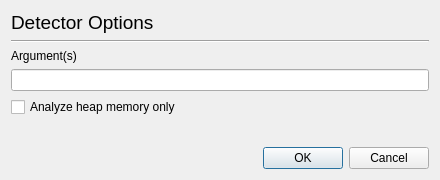
<?xml version="1.0" encoding="UTF-8"?>
<ui version="4.0">
 <class>Detector_Options_Dialog</class>
 <widget class="QDialog" name="Detector_Options_Dialog">
  <property name="geometry">
   <rect>
    <x>0</x>
    <y>0</y>
    <width>440</width>
    <height>180</height>
   </rect>
  </property>
  <property name="sizePolicy">
   <sizepolicy hsizetype="Expanding" vsizetype="Expanding">
    <horstretch>0</horstretch>
    <verstretch>0</verstretch>
   </sizepolicy>
  </property>
  <property name="minimumSize">
   <size>
    <width>0</width>
    <height>0</height>
   </size>
  </property>
  <property name="maximumSize">
   <size>
    <width>16777215</width>
    <height>16777215</height>
   </size>
  </property>
  <property name="windowTitle">
   <string>Detector Options</string>
  </property>
  <layout class="QVBoxLayout" name="verticalLayout_3">
   <item>
    <layout class="QVBoxLayout" name="verticalLayout">
     <item>
      <widget class="QLabel" name="label_3">
       <property name="font">
        <font>
         <pointsize>14</pointsize>
        </font>
       </property>
       <property name="text">
        <string>Detector Options</string>
       </property>
      </widget>
     </item>
     <item>
      <widget class="Line" name="line">
       <property name="orientation">
        <enum>Qt::Horizontal</enum>
       </property>
      </widget>
     </item>
    </layout>
   </item>
   <item>
    <layout class="QVBoxLayout" name="verticalLayout_2">
     <item>
      <widget class="QLabel" name="label">
       <property name="text">
        <string>Argument(s)</string>
       </property>
      </widget>
     </item>
     <item>
      <widget class="QLineEdit" name="detector_args_input"/>
     </item>
     <item>
      <widget class="QCheckBox" name="heap_only_box">
       <property name="text">
        <string>Analyze heap memory only</string>
       </property>
      </widget>
     </item>
     <item>
      <spacer name="verticalSpacer">
       <property name="orientation">
        <enum>Qt::Vertical</enum>
       </property>
       <property name="sizeHint" stdset="0">
        <size>
         <width>20</width>
         <height>40</height>
        </size>
       </property>
      </spacer>
     </item>
     <item>
      <widget class="QDialogButtonBox" name="buttonBox">
       <property name="standardButtons">
        <set>QDialogButtonBox::Cancel|QDialogButtonBox::Ok</set>
       </property>
      </widget>
     </item>
    </layout>
   </item>
  </layout>
 </widget>
 <resources/>
 <connections/>
</ui>
